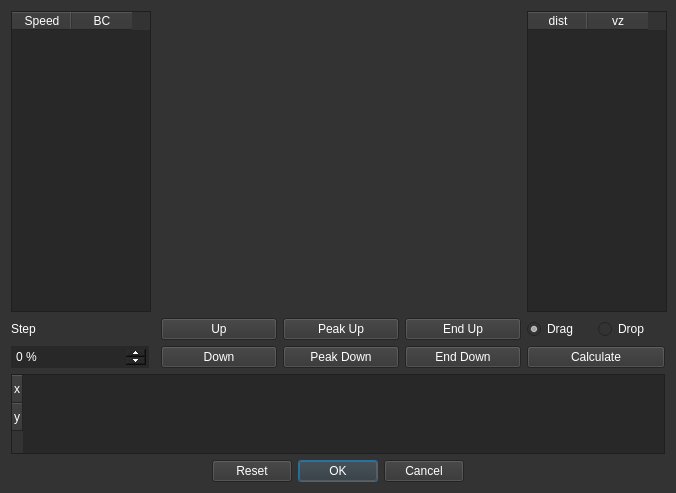
<?xml version="1.0" encoding="UTF-8"?>
<ui version="4.0">
 <class>Form</class>
 <widget class="QWidget" name="Form">
  <property name="geometry">
   <rect>
    <x>0</x>
    <y>0</y>
    <width>676</width>
    <height>493</height>
   </rect>
  </property>
  <property name="sizePolicy">
   <sizepolicy hsizetype="Fixed" vsizetype="Fixed">
    <horstretch>0</horstretch>
    <verstretch>0</verstretch>
   </sizepolicy>
  </property>
  <property name="minimumSize">
   <size>
    <width>676</width>
    <height>493</height>
   </size>
  </property>
  <property name="maximumSize">
   <size>
    <width>572</width>
    <height>493</height>
   </size>
  </property>
  <property name="windowTitle">
   <string>Form</string>
  </property>
  <property name="windowIcon">
   <iconset>
    <normaloff>../.rsrc/Icon.ico</normaloff>../.rsrc/Icon.ico</iconset>
  </property>
  <property name="styleSheet">
   <string notr="true">QWidget {
	background-color: rgb(51, 51, 51);
	color: white;
}

QTableWidget {
	
	background-color: rgb(40, 40, 40);
}

QHeaderView::section {
	background-color: rgb(51, 51, 51);
}

QTableWidget::item:selected {
	background-color: rgb(51, 51, 51);
}

QPushButton {
	background-color: rgb(51, 51, 51);
}

QSpinBox::up-button, QDoubleSpinBox::up-button { width: 20px; }
QSpinBox::down-button, QDoubleSpinBox::down-button { width: 20px; }
QSpinBox, QDoubleSpinBox {
	background-color: rgb(40, 40, 40);
	alternate-background-color: rgb(40, 40, 40);
	color: rgb(255, 255, 255);
}
QLineEdit, QLabel, QComboBox, QPushButton, QToolButton {
	color: rgb(255, 255, 255);
}
QLineEdit {
	border: 0px solid grey;
	background-color: rgb(40, 40, 40);
}
QGroupBox {
	color: rgb(255, 255, 255);
	border: 1px solid rgb(78, 78, 78);
	padding-top: 25px;
}

QGroupBox::title {
	padding: 5px 20px 5px 20px;
	color: rgb(255, 170, 0);
	border-top-left-radius: 10px;
	border-bottom-right-radius: 10px;
	background-color: rgb(40, 40, 40);
}</string>
  </property>
  <layout class="QGridLayout" name="gridLayout" columnstretch="0,0,0,0,0,0">
   <item row="0" column="0">
    <widget class="QTableWidget" name="tableWidget_3">
     <property name="minimumSize">
      <size>
       <width>140</width>
       <height>0</height>
      </size>
     </property>
     <attribute name="horizontalHeaderDefaultSectionSize">
      <number>60</number>
     </attribute>
     <attribute name="horizontalHeaderMinimumSectionSize">
      <number>45</number>
     </attribute>
     <column>
      <property name="text">
       <string>Speed</string>
      </property>
     </column>
     <column>
      <property name="text">
       <string>BC</string>
      </property>
     </column>
    </widget>
   </item>
   <item row="1" column="5">
    <widget class="QWidget" name="widget" native="true">
     <layout class="QHBoxLayout" name="horizontalLayout">
      <property name="spacing">
       <number>4</number>
      </property>
      <property name="leftMargin">
       <number>0</number>
      </property>
      <property name="topMargin">
       <number>0</number>
      </property>
      <property name="rightMargin">
       <number>0</number>
      </property>
      <property name="bottomMargin">
       <number>0</number>
      </property>
      <item>
       <widget class="QRadioButton" name="radioDrag">
        <property name="text">
         <string>Drag</string>
        </property>
        <property name="checked">
         <bool>true</bool>
        </property>
       </widget>
      </item>
      <item>
       <widget class="QRadioButton" name="radioDrop">
        <property name="text">
         <string>Drop</string>
        </property>
       </widget>
      </item>
     </layout>
    </widget>
   </item>
   <item row="2" column="4">
    <widget class="QPushButton" name="EndDown">
     <property name="minimumSize">
      <size>
       <width>116</width>
       <height>0</height>
      </size>
     </property>
     <property name="maximumSize">
      <size>
       <width>100</width>
       <height>16777215</height>
      </size>
     </property>
     <property name="text">
      <string>End Down</string>
     </property>
    </widget>
   </item>
   <item row="1" column="3">
    <widget class="QPushButton" name="PeakUp">
     <property name="minimumSize">
      <size>
       <width>116</width>
       <height>0</height>
      </size>
     </property>
     <property name="maximumSize">
      <size>
       <width>100</width>
       <height>16777215</height>
      </size>
     </property>
     <property name="text">
      <string>Peak Up</string>
     </property>
    </widget>
   </item>
   <item row="1" column="4">
    <widget class="QPushButton" name="EndUp">
     <property name="minimumSize">
      <size>
       <width>116</width>
       <height>0</height>
      </size>
     </property>
     <property name="maximumSize">
      <size>
       <width>100</width>
       <height>16777215</height>
      </size>
     </property>
     <property name="text">
      <string>End Up</string>
     </property>
    </widget>
   </item>
   <item row="1" column="2">
    <widget class="QPushButton" name="Up">
     <property name="minimumSize">
      <size>
       <width>116</width>
       <height>0</height>
      </size>
     </property>
     <property name="maximumSize">
      <size>
       <width>100</width>
       <height>16777215</height>
      </size>
     </property>
     <property name="text">
      <string>Up</string>
     </property>
    </widget>
   </item>
   <item row="2" column="3">
    <widget class="QPushButton" name="PeakDown">
     <property name="minimumSize">
      <size>
       <width>116</width>
       <height>0</height>
      </size>
     </property>
     <property name="maximumSize">
      <size>
       <width>100</width>
       <height>16777215</height>
      </size>
     </property>
     <property name="text">
      <string>Peak Down</string>
     </property>
    </widget>
   </item>
   <item row="4" column="0" colspan="6">
    <widget class="QDialogButtonBox" name="buttonBox">
     <property name="standardButtons">
      <set>QDialogButtonBox::Cancel|QDialogButtonBox::Ok|QDialogButtonBox::Reset</set>
     </property>
     <property name="centerButtons">
      <bool>true</bool>
     </property>
    </widget>
   </item>
   <item row="0" column="5">
    <widget class="QTableWidget" name="tableWidget_2">
     <property name="minimumSize">
      <size>
       <width>140</width>
       <height>0</height>
      </size>
     </property>
     <property name="verticalScrollBarPolicy">
      <enum>Qt::ScrollBarAsNeeded</enum>
     </property>
     <property name="horizontalScrollBarPolicy">
      <enum>Qt::ScrollBarAsNeeded</enum>
     </property>
     <attribute name="horizontalHeaderDefaultSectionSize">
      <number>60</number>
     </attribute>
     <attribute name="horizontalHeaderMinimumSectionSize">
      <number>50</number>
     </attribute>
     <attribute name="verticalHeaderVisible">
      <bool>false</bool>
     </attribute>
     <column>
      <property name="text">
       <string>dist</string>
      </property>
     </column>
     <column>
      <property name="text">
       <string>vz</string>
      </property>
     </column>
    </widget>
   </item>
   <item row="2" column="5">
    <widget class="QPushButton" name="Calculate">
     <property name="text">
      <string>Calculate</string>
     </property>
    </widget>
   </item>
   <item row="2" column="2">
    <widget class="QPushButton" name="Down">
     <property name="minimumSize">
      <size>
       <width>116</width>
       <height>0</height>
      </size>
     </property>
     <property name="maximumSize">
      <size>
       <width>100</width>
       <height>16777215</height>
      </size>
     </property>
     <property name="text">
      <string>Down</string>
     </property>
    </widget>
   </item>
   <item row="3" column="0" colspan="6">
    <widget class="QTableWidget" name="tableWidget">
     <property name="maximumSize">
      <size>
       <width>16777215</width>
       <height>80</height>
      </size>
     </property>
     <property name="wordWrap">
      <bool>true</bool>
     </property>
     <attribute name="horizontalHeaderVisible">
      <bool>false</bool>
     </attribute>
     <attribute name="horizontalHeaderDefaultSectionSize">
      <number>60</number>
     </attribute>
     <attribute name="horizontalHeaderMinimumSectionSize">
      <number>28</number>
     </attribute>
     <attribute name="verticalHeaderDefaultSectionSize">
      <number>28</number>
     </attribute>
     <attribute name="verticalHeaderMinimumSectionSize">
      <number>28</number>
     </attribute>
     <row>
      <property name="text">
       <string>x</string>
      </property>
     </row>
     <row>
      <property name="text">
       <string>y</string>
      </property>
     </row>
    </widget>
   </item>
   <item row="1" column="0">
    <widget class="QLabel" name="label">
     <property name="minimumSize">
      <size>
       <width>69</width>
       <height>0</height>
      </size>
     </property>
     <property name="text">
      <string>Step</string>
     </property>
    </widget>
   </item>
   <item row="2" column="0">
    <widget class="QSpinBox" name="Step">
     <property name="sizePolicy">
      <sizepolicy hsizetype="Preferred" vsizetype="Preferred">
       <horstretch>0</horstretch>
       <verstretch>0</verstretch>
      </sizepolicy>
     </property>
     <property name="minimumSize">
      <size>
       <width>69</width>
       <height>0</height>
      </size>
     </property>
     <property name="suffix">
      <string> %</string>
     </property>
     <property name="maximum">
      <number>100</number>
     </property>
    </widget>
   </item>
  </layout>
 </widget>
 <resources/>
 <connections/>
</ui>
